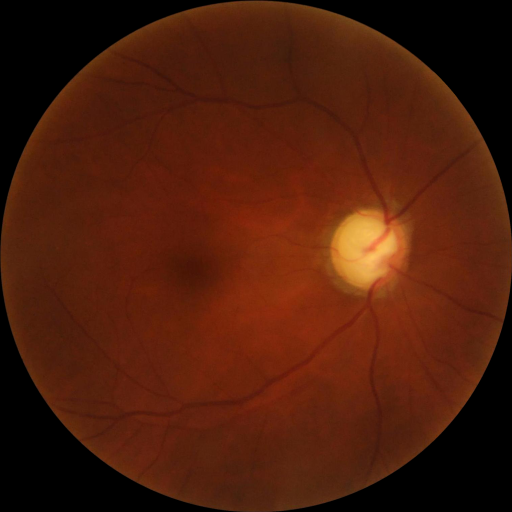
#> input picture add_dataset/test/01.png, 512 x 512 px
$ python -i preprocessing.py   (imports and definitions only)
#> lines starting #> are read from the running program, lines starting #| are printed output that depends on the picture; after the words box and inside, x2 and y2 are one past the last pixel; in counts of white or black regions, pixels touching at a corner belong together
#> further down, picture is the input picture: shape (512, 512, 3); mean B, G, R 11, 29.5, 77.8
# -*- coding: utf-8 -*-
"""
preprocessing.py — Image Enhancement Utilities for Retinal Fundus Images
=========================================================================

This module provides a composable set of preprocessing functions designed for
retinal fundus photography. Each function is self-contained and follows a
consistent interface: takes an image (ndarray) and returns a processed image.

Functions mirror the stages of the main segmentation pipeline but can be
used independently for experimentation or ablation studies.
"""

import cv2
import numpy as np
from typing import Tuple


# [96 lines left out: functions extract_channel, apply_clahe, median_denoise, gaussian_smooth, normalize_to_uint8, not called in this run]


def create_retinal_mask(img_bgr: np.ndarray,
                        morph_ksize: int = 5) -> np.ndarray:
    """Create a binary mask isolating the circular retinal field-of-view.

    Uses Otsu thresholding to separate the retina from the black surround,
    then selects the largest connected component and refines with morphology.

    Parameters
    ----------
    img_bgr : np.ndarray
        Input fundus image in BGR format.
    morph_ksize : int
        Kernel size for morphological smoothing of the mask boundary.

    Returns
    -------
    np.ndarray
        Binary mask (H, W) with 255 inside the retina, 0 outside.
    """
#> called with morph_ksize = 5
    gray = cv2.cvtColor(img_bgr, cv2.COLOR_BGR2GRAY)
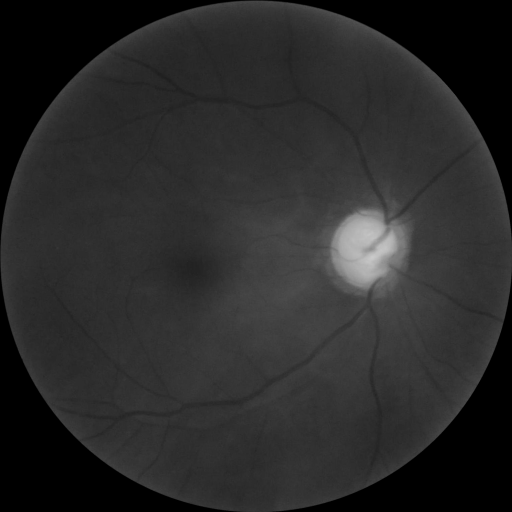
#> gray: shape (512, 512); min 0, max 202, mean 41.8
    _, binary = cv2.threshold(gray, 0, 255,
                              cv2.THRESH_BINARY + cv2.THRESH_OTSU)
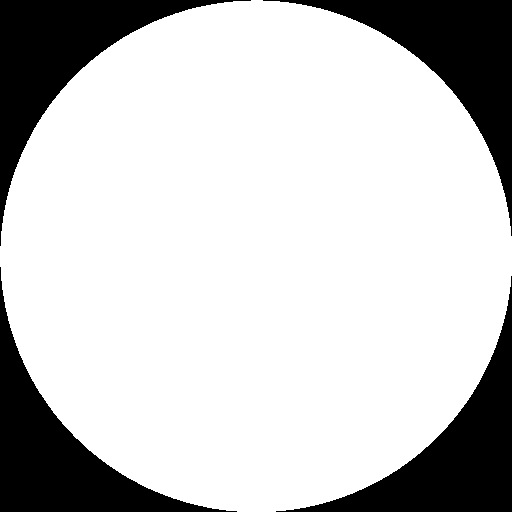
#> binary: shape (512, 512); 78.5% white; 4 black regions
    contours, _ = cv2.findContours(binary, cv2.RETR_EXTERNAL,
                                   cv2.CHAIN_APPROX_SIMPLE)
#> contours = 1 contour; box (x1, y1, x2, y2) and area: (0, 0, 512, 512) 205136

    mask = np.zeros_like(gray)
    if contours:
        largest = max(contours, key=cv2.contourArea)
#> largest = contour of 734 points, box (x1, y1, x2, y2) (0, 0, 512, 512), area 205136
        cv2.drawContours(mask, [largest], -1, 255, thickness=-1)
        kernel = cv2.getStructuringElement(cv2.MORPH_ELLIPSE,
                                           (morph_ksize, morph_ksize))
        mask = cv2.morphologyEx(mask, cv2.MORPH_CLOSE, kernel)
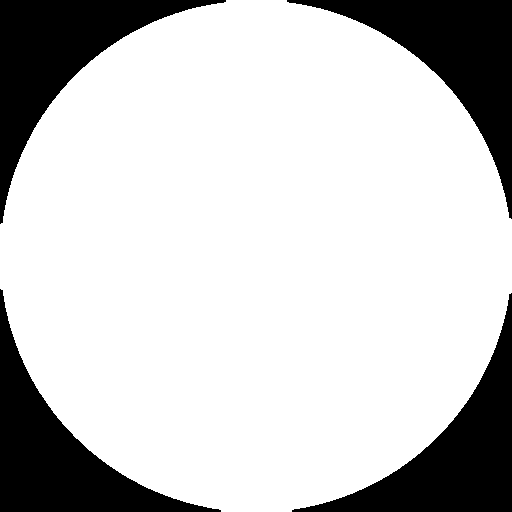
#> mask: shape (512, 512); 78.6% white; 4 black regions, box (x1, y1, x2, y2) and area: (0, 0, 226, 224) 14173, (0, 289, 221, 512) 14024, (287, 0, 512, 219) 14002, (292, 293, 512, 512) 13869
        mask = cv2.morphologyEx(mask, cv2.MORPH_OPEN, kernel)

    return mask

>>> import cv2
>>> picture = cv2.imread('../add_dataset/test/01.png')
>>> result = create_retinal_mask(picture)

$ run again, on add_dataset/test/03.png
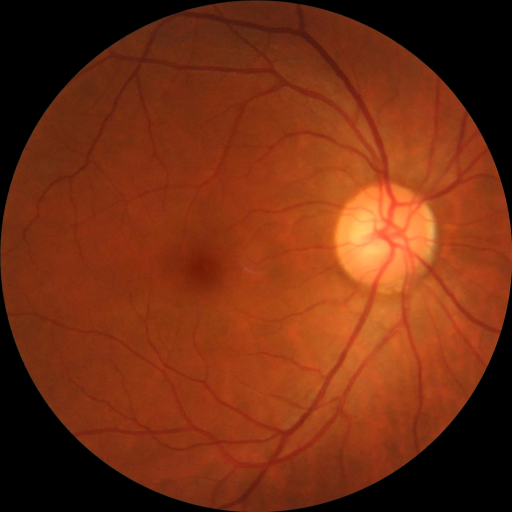
#> input picture add_dataset/test/03.png, 512 x 512 px
#> picture is the input picture: shape (512, 512, 3); mean B, G, R 18.2, 46.6, 116.6
#> in create_retinal_mask, `gray = cv2.cvtColor(img_bgr, cv2.COLOR_BGR2GRAY)`:
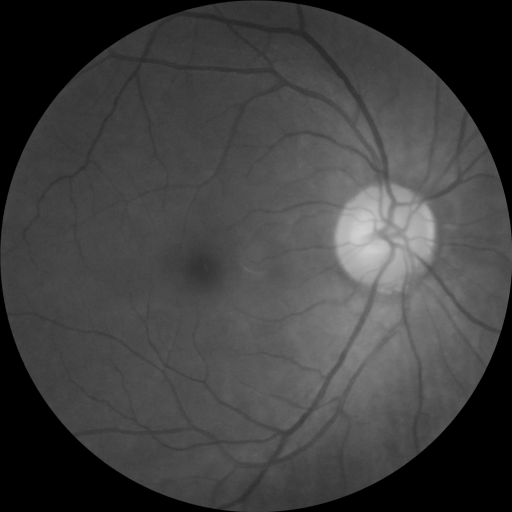
#> gray: shape (512, 512); min 0, max 209, mean 64.3
#> in create_retinal_mask, `_, binary = cv2.threshold(gray, 0, 255, cv2.THRESH_BINARY + cv2.THRESH..`:
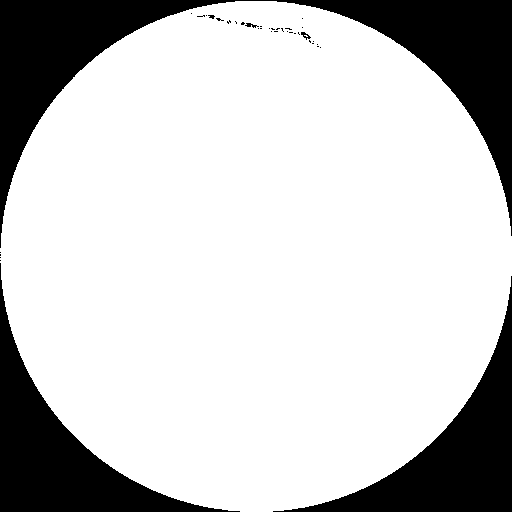
#> binary: shape (512, 512); 78.4% white; 39 black regions (34 under 20 px)
#> contours = 1 contour; box (x1, y1, x2, y2) and area: (0, 1, 512, 512) 204923
#> largest = contour of 747 points, box (x1, y1, x2, y2) (0, 1, 512, 512), area 204923
